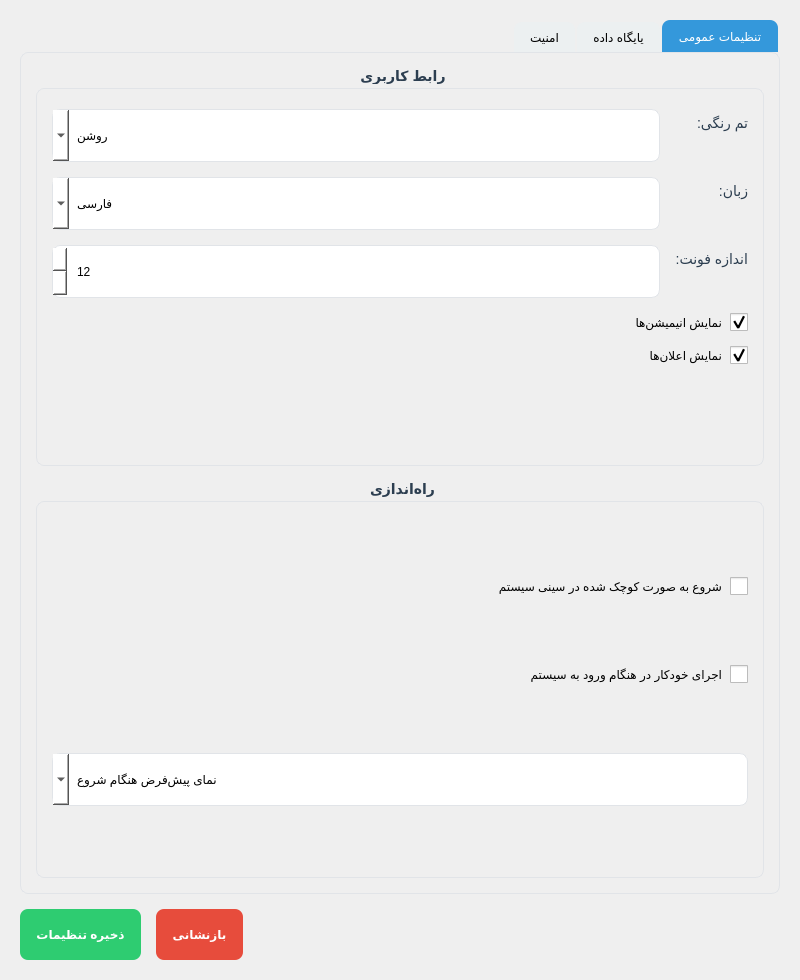
<?xml version="1.0" encoding="UTF-8"?>
<ui version="4.0">
 <class>Settings</class>
 <widget class="QWidget" name="Settings">
  <property name="geometry">
   <rect>
    <x>0</x>
    <y>0</y>
    <width>800</width>
    <height>600</height>
   </rect>
  </property>
  <property name="windowTitle">
   <string>تنظیمات سیستم</string>
  </property>
  <property name="layoutDirection">
   <enum>Qt::RightToLeft</enum>
  </property>
  <property name="styleSheet">
   <string notr="true">QTabWidget::pane {
  border: 1px solid #e1e4e8;
  border-radius: 8px;
}
QTabBar::tab {
  background-color: #ecf0f1;
  padding: 8px 16px;
  border-top-left-radius: 8px;
  border-top-right-radius: 8px;
  margin-right: 2px;
}
QTabBar::tab:selected {
  background-color: #3498db;
  color: white;
}
QTabBar::tab:!selected {
  margin-top: 2px;
}
QLineEdit, QSpinBox, QDoubleSpinBox, QComboBox {
  padding: 8px;
  border: 1px solid #e1e4e8;
  border-radius: 8px;
  background-color: white;
  min-height: 35px;
}
QPushButton {
  border-radius: 8px;
  padding: 8px 16px;
  font-weight: bold;
  min-height: 35px;
}
QPushButton#saveButton {
  background-color: #2ecc71;
  color: white;
}
QPushButton#saveButton:hover {
  background-color: #27ae60;
}
QPushButton#resetButton {
  background-color: #e74c3c;
  color: white;
}
QPushButton#resetButton:hover {
  background-color: #c0392b;
}
QCheckBox {
  spacing: 8px;
}
QCheckBox::indicator {
  width: 18px;
  height: 18px;
}
QGroupBox {
  border: 1px solid #e1e4e8;
  border-radius: 8px;
  margin-top: 20px;
  font-size: 14px;
  font-weight: bold;
}
QGroupBox::title {
  subcontrol-origin: margin;
  subcontrol-position: top center;
  padding: 0 8px;
  color: #2c3e50;
}
QLabel {
  font-size: 14px;
  color: #2c3e50;
}</string>
  </property>
  <layout class="QVBoxLayout" name="verticalLayout">
   <property name="spacing">
    <number>15</number>
   </property>
   <property name="leftMargin">
    <number>20</number>
   </property>
   <property name="topMargin">
    <number>20</number>
   </property>
   <property name="rightMargin">
    <number>20</number>
   </property>
   <property name="bottomMargin">
    <number>20</number>
   </property>
   <item>
    <widget class="QTabWidget" name="tabWidget">
     <property name="currentIndex">
      <number>0</number>
     </property>
     <widget class="QWidget" name="generalTab">
      <attribute name="title">
       <string>تنظیمات عمومی</string>
      </attribute>
      <layout class="QVBoxLayout" name="verticalLayout_2">
       <property name="spacing">
        <number>15</number>
       </property>
       <property name="leftMargin">
        <number>15</number>
       </property>
       <property name="topMargin">
        <number>15</number>
       </property>
       <property name="rightMargin">
        <number>15</number>
       </property>
       <property name="bottomMargin">
        <number>15</number>
       </property>
       <item>
        <widget class="QGroupBox" name="userInterfaceGroup">
         <property name="title">
          <string>رابط کاربری</string>
         </property>
         <layout class="QFormLayout" name="formLayout">
          <property name="horizontalSpacing">
           <number>15</number>
          </property>
          <property name="verticalSpacing">
           <number>15</number>
          </property>
          <property name="leftMargin">
           <number>15</number>
          </property>
          <property name="topMargin">
           <number>20</number>
          </property>
          <property name="rightMargin">
           <number>15</number>
          </property>
          <property name="bottomMargin">
           <number>15</number>
          </property>
          <item row="0" column="0">
           <widget class="QLabel" name="themeLabel">
            <property name="text">
             <string>تم رنگی:</string>
            </property>
           </widget>
          </item>
          <item row="0" column="1">
           <widget class="QComboBox" name="themeComboBox">
            <item>
             <property name="text">
              <string>روشن</string>
             </property>
            </item>
            <item>
             <property name="text">
              <string>تیره</string>
             </property>
            </item>
            <item>
             <property name="text">
              <string>سیستم</string>
             </property>
            </item>
           </widget>
          </item>
          <item row="1" column="0">
           <widget class="QLabel" name="languageLabel">
            <property name="text">
             <string>زبان:</string>
            </property>
           </widget>
          </item>
          <item row="1" column="1">
           <widget class="QComboBox" name="languageComboBox">
            <item>
             <property name="text">
              <string>فارسی</string>
             </property>
            </item>
            <item>
             <property name="text">
              <string>انگلیسی</string>
             </property>
            </item>
           </widget>
          </item>
          <item row="2" column="0">
           <widget class="QLabel" name="fontSizeLabel">
            <property name="text">
             <string>اندازه فونت:</string>
            </property>
           </widget>
          </item>
          <item row="2" column="1">
           <widget class="QSpinBox" name="fontSizeSpinBox">
            <property name="minimum">
             <number>8</number>
            </property>
            <property name="maximum">
             <number>24</number>
            </property>
            <property name="value">
             <number>12</number>
            </property>
           </widget>
          </item>
          <item row="3" column="0" colspan="2">
           <widget class="QCheckBox" name="animationsCheckBox">
            <property name="text">
             <string>نمایش انیمیشن‌ها</string>
            </property>
            <property name="checked">
             <bool>true</bool>
            </property>
           </widget>
          </item>
          <item row="4" column="0" colspan="2">
           <widget class="QCheckBox" name="notificationsCheckBox">
            <property name="text">
             <string>نمایش اعلان‌ها</string>
            </property>
            <property name="checked">
             <bool>true</bool>
            </property>
           </widget>
          </item>
         </layout>
        </widget>
       </item>
       <item>
        <widget class="QGroupBox" name="startupGroup">
         <property name="title">
          <string>راه‌اندازی</string>
         </property>
         <layout class="QVBoxLayout" name="verticalLayout_3">
          <property name="spacing">
           <number>15</number>
          </property>
          <property name="leftMargin">
           <number>15</number>
          </property>
          <property name="topMargin">
           <number>20</number>
          </property>
          <property name="rightMargin">
           <number>15</number>
          </property>
          <property name="bottomMargin">
           <number>15</number>
          </property>
          <item>
           <widget class="QCheckBox" name="startMinimizedCheckBox">
            <property name="text">
             <string>شروع به صورت کوچک شده در سینی سیستم</string>
            </property>
           </widget>
          </item>
          <item>
           <widget class="QCheckBox" name="autoStartCheckBox">
            <property name="text">
             <string>اجرای خودکار در هنگام ورود به سیستم</string>
            </property>
           </widget>
          </item>
          <item>
           <widget class="QComboBox" name="startupViewComboBox">
            <property name="placeholderText">
             <string>نمای پیش‌فرض هنگام شروع</string>
            </property>
            <item>
             <property name="text">
              <string>داشبورد</string>
             </property>
            </item>
            <item>
             <property name="text">
              <string>مدیریت کارمندان</string>
             </property>
            </item>
            <item>
             <property name="text">
              <string>مدیریت اسناد</string>
             </property>
            </item>
            <item>
             <property name="text">
              <string>مدیریت وظایف</string>
             </property>
            </item>
            <item>
             <property name="text">
              <string>تقویم</string>
             </property>
            </item>
           </widget>
          </item>
         </layout>
        </widget>
       </item>
      </layout>
     </widget>
     <widget class="QWidget" name="databaseTab">
      <attribute name="title">
       <string>پایگاه داده</string>
      </attribute>
      <layout class="QVBoxLayout" name="verticalLayout_4">
       <property name="spacing">
        <number>15</number>
       </property>
       <property name="leftMargin">
        <number>15</number>
       </property>
       <property name="topMargin">
        <number>15</number>
       </property>
       <property name="rightMargin">
        <number>15</number>
       </property>
       <property name="bottomMargin">
        <number>15</number>
       </property>
       <item>
        <widget class="QGroupBox" name="connectionGroup">
         <property name="title">
          <string>تنظیمات اتصال</string>
         </property>
         <layout class="QFormLayout" name="formLayout_2">
          <property name="horizontalSpacing">
           <number>15</number>
          </property>
          <property name="verticalSpacing">
           <number>15</number>
          </property>
          <property name="leftMargin">
           <number>15</number>
          </property>
          <property name="topMargin">
           <number>20</number>
          </property>
          <property name="rightMargin">
           <number>15</number>
          </property>
          <property name="bottomMargin">
           <number>15</number>
          </property>
          <item row="0" column="0">
           <widget class="QLabel" name="dbTypeLabel">
            <property name="text">
             <string>نوع پایگاه داده:</string>
            </property>
           </widget>
          </item>
          <item row="0" column="1">
           <widget class="QComboBox" name="dbTypeComboBox">
            <item>
             <property name="text">
              <string>SQLite</string>
             </property>
            </item>
            <item>
             <property name="text">
              <string>MySQL</string>
             </property>
            </item>
            <item>
             <property name="text">
              <string>PostgreSQL</string>
             </property>
            </item>
           </widget>
          </item>
          <item row="1" column="0">
           <widget class="QLabel" name="hostLabel">
            <property name="text">
             <string>میزبان:</string>
            </property>
           </widget>
          </item>
          <item row="1" column="1">
           <widget class="QLineEdit" name="hostLineEdit">
            <property name="text">
             <string>localhost</string>
            </property>
           </widget>
          </item>
          <item row="2" column="0">
           <widget class="QLabel" name="portLabel">
            <property name="text">
             <string>پورت:</string>
            </property>
           </widget>
          </item>
          <item row="2" column="1">
           <widget class="QSpinBox" name="portSpinBox">
            <property name="minimum">
             <number>1</number>
            </property>
            <property name="maximum">
             <number>65535</number>
            </property>
            <property name="value">
             <number>3306</number>
            </property>
           </widget>
          </item>
          <item row="3" column="0">
           <widget class="QLabel" name="databaseNameLabel">
            <property name="text">
             <string>نام پایگاه داده:</string>
            </property>
           </widget>
          </item>
          <item row="3" column="1">
           <widget class="QLineEdit" name="databaseNameLineEdit">
            <property name="text">
             <string>office_automation</string>
            </property>
           </widget>
          </item>
          <item row="4" column="0">
           <widget class="QLabel" name="usernameLabel">
            <property name="text">
             <string>نام کاربری:</string>
            </property>
           </widget>
          </item>
          <item row="4" column="1">
           <widget class="QLineEdit" name="usernameLineEdit">
            <property name="text">
             <string>root</string>
            </property>
           </widget>
          </item>
          <item row="5" column="0">
           <widget class="QLabel" name="passwordLabel">
            <property name="text">
             <string>رمز عبور:</string>
            </property>
           </widget>
          </item>
          <item row="5" column="1">
           <widget class="QLineEdit" name="passwordLineEdit">
            <property name="echoMode">
             <enum>QLineEdit::Password</enum>
            </property>
           </widget>
          </item>
          <item row="6" column="1">
           <widget class="QPushButton" name="testConnectionButton">
            <property name="styleSheet">
             <string notr="true">background-color: #3498db;
color: white;</string>
            </property>
            <property name="text">
             <string>تست اتصال</string>
            </property>
           </widget>
          </item>
         </layout>
        </widget>
       </item>
       <item>
        <widget class="QGroupBox" name="backupGroup">
         <property name="title">
          <string>پشتیبان‌گیری</string>
         </property>
         <layout class="QFormLayout" name="formLayout_3">
          <property name="horizontalSpacing">
           <number>15</number>
          </property>
          <property name="verticalSpacing">
           <number>15</number>
          </property>
          <property name="leftMargin">
           <number>15</number>
          </property>
          <property name="topMargin">
           <number>20</number>
          </property>
          <property name="rightMargin">
           <number>15</number>
          </property>
          <property name="bottomMargin">
           <number>15</number>
          </property>
          <item row="0" column="0">
           <widget class="QCheckBox" name="autoBackupCheckBox">
            <property name="text">
             <string>پشتیبان‌گیری خودکار</string>
            </property>
            <property name="checked">
             <bool>true</bool>
            </property>
           </widget>
          </item>
          <item row="1" column="0">
           <widget class="QLabel" name="backupDirLabel">
            <property name="text">
             <string>مسیر پشتیبان:</string>
            </property>
           </widget>
          </item>
          <item row="1" column="1">
           <layout class="QHBoxLayout" name="horizontalLayout">
            <property name="spacing">
             <number>10</number>
            </property>
            <item>
             <widget class="QLineEdit" name="backupDirLineEdit"/>
            </item>
            <item>
             <widget class="QPushButton" name="browseButton">
              <property name="text">
               <string>انتخاب...</string>
              </property>
             </widget>
            </item>
           </layout>
          </item>
          <item row="2" column="0">
           <widget class="QLabel" name="backupIntervalLabel">
            <property name="text">
             <string>فاصله پشتیبان‌گیری (روز):</string>
            </property>
           </widget>
          </item>
          <item row="2" column="1">
           <widget class="QSpinBox" name="backupIntervalSpinBox">
            <property name="minimum">
             <number>1</number>
            </property>
            <property name="maximum">
             <number>90</number>
            </property>
            <property name="value">
             <number>7</number>
            </property>
           </widget>
          </item>
          <item row="3" column="1">
           <widget class="QPushButton" name="backupNowButton">
            <property name="styleSheet">
             <string notr="true">background-color: #3498db;
color: white;</string>
            </property>
            <property name="text">
             <string>پشتیبان‌گیری اکنون</string>
            </property>
           </widget>
          </item>
         </layout>
        </widget>
       </item>
      </layout>
     </widget>
     <widget class="QWidget" name="securityTab">
      <attribute name="title">
       <string>امنیت</string>
      </attribute>
      <layout class="QVBoxLayout" name="verticalLayout_5">
       <property name="spacing">
        <number>15</number>
       </property>
       <property name="leftMargin">
        <number>15</number>
       </property>
       <property name="topMargin">
        <number>15</number>
       </property>
       <property name="rightMargin">
        <number>15</number>
       </property>
       <property name="bottomMargin">
        <number>15</number>
       </property>
       <item>
        <widget class="QGroupBox" name="passwordGroup">
         <property name="title">
          <string>سیاست رمز عبور</string>
         </property>
         <layout class="QFormLayout" name="formLayout_4">
          <property name="horizontalSpacing">
           <number>15</number>
          </property>
          <property name="verticalSpacing">
           <number>15</number>
          </property>
          <property name="leftMargin">
           <number>15</number>
          </property>
          <property name="topMargin">
           <number>20</number>
          </property>
          <property name="rightMargin">
           <number>15</number>
          </property>
          <property name="bottomMargin">
           <number>15</number>
          </property>
          <item row="0" column="0">
           <widget class="QLabel" name="minLengthLabel">
            <property name="text">
             <string>حداقل طول:</string>
            </property>
           </widget>
          </item>
          <item row="0" column="1">
           <widget class="QSpinBox" name="minLengthSpinBox">
            <property name="minimum">
             <number>4</number>
            </property>
            <property name="maximum">
             <number>20</number>
            </property>
            <property name="value">
             <number>8</number>
            </property>
           </widget>
          </item>
          <item row="1" column="0" colspan="2">
           <widget class="QCheckBox" name="requireSpecialCheckBox">
            <property name="text">
             <string>الزام استفاده از کاراکترهای خاص</string>
            </property>
            <property name="checked">
             <bool>true</bool>
            </property>
           </widget>
          </item>
          <item row="2" column="0" colspan="2">
           <widget class="QCheckBox" name="requireNumbersCheckBox">
            <property name="text">
             <string>الزام استفاده از اعداد</string>
            </property>
            <property name="checked">
             <bool>true</bool>
            </property>
           </widget>
          </item>
          <item row="3" column="0" colspan="2">
           <widget class="QCheckBox" name="requireUpperLowerCheckBox">
            <property name="text">
             <string>الزام استفاده از حروف بزرگ و کوچک</string>
            </property>
            <property name="checked">
             <bool>true</bool>
            </property>
           </widget>
          </item>
          <item row="4" column="0">
           <widget class="QLabel" name="expireDaysLabel">
            <property name="text">
             <string>انقضای رمز عبور (روز):</string>
            </property>
           </widget>
          </item>
          <item row="4" column="1">
           <widget class="QSpinBox" name="expireDaysSpinBox">
            <property name="minimum">
             <number>0</number>
            </property>
            <property name="maximum">
             <number>365</number>
            </property>
            <property name="value">
             <number>90</number>
            </property>
            <property name="specialValueText">
             <string>بدون انقضا</string>
            </property>
           </widget>
          </item>
         </layout>
        </widget>
       </item>
       <item>
        <widget class="QGroupBox" name="sessionGroup">
         <property name="title">
          <string>تنظیمات نشست</string>
         </property>
         <layout class="QFormLayout" name="formLayout_5">
          <property name="horizontalSpacing">
           <number>15</number>
          </property>
          <property name="verticalSpacing">
           <number>15</number>
          </property>
          <property name="leftMargin">
           <number>15</number>
          </property>
          <property name="topMargin">
           <number>20</number>
          </property>
          <property name="rightMargin">
           <number>15</number>
          </property>
          <property name="bottomMargin">
           <number>15</number>
          </property>
          <item row="0" column="0">
           <widget class="QLabel" name="timeoutLabel">
            <property name="text">
             <string>مهلت زمانی نشست (دقیقه):</string>
            </property>
           </widget>
          </item>
          <item row="0" column="1">
           <widget class="QSpinBox" name="timeoutSpinBox">
            <property name="minimum">
             <number>1</number>
            </property>
            <property name="maximum">
             <number>1440</number>
            </property>
            <property name="value">
             <number>30</number>
            </property>
           </widget>
          </item>
          <item row="1" column="0" colspan="2">
           <widget class="QCheckBox" name="rememberLoginCheckBox">
            <property name="text">
             <string>به خاطر سپردن آخرین ورود</string>
            </property>
            <property name="checked">
             <bool>true</bool>
            </property>
           </widget>
          </item>
          <item row="2" column="0" colspan="2">
           <widget class="QCheckBox" name="lockOnIdleCheckBox">
            <property name="text">
             <string>قفل خودکار در هنگام بیکاری</string>
            </property>
            <property name="checked">
             <bool>true</bool>
            </property>
           </widget>
          </item>
         </layout>
        </widget>
       </item>
      </layout>
     </widget>
    </widget>
   </item>
   <item>
    <layout class="QHBoxLayout" name="buttonLayout">
     <property name="spacing">
      <number>15</number>
     </property>
     <item>
      <spacer name="horizontalSpacer">
       <property name="orientation">
        <enum>Qt::Horizontal</enum>
       </property>
       <property name="sizeHint" stdset="0">
        <size>
         <width>40</width>
         <height>20</height>
        </size>
       </property>
      </spacer>
     </item>
     <item>
      <widget class="QPushButton" name="resetButton">
       <property name="text">
        <string>بازنشانی</string>
       </property>
      </widget>
     </item>
     <item>
      <widget class="QPushButton" name="saveButton">
       <property name="text">
        <string>ذخیره تنظیمات</string>
       </property>
      </widget>
     </item>
    </layout>
   </item>
  </layout>
 </widget>
 <resources/>
 <connections/>
</ui> 
